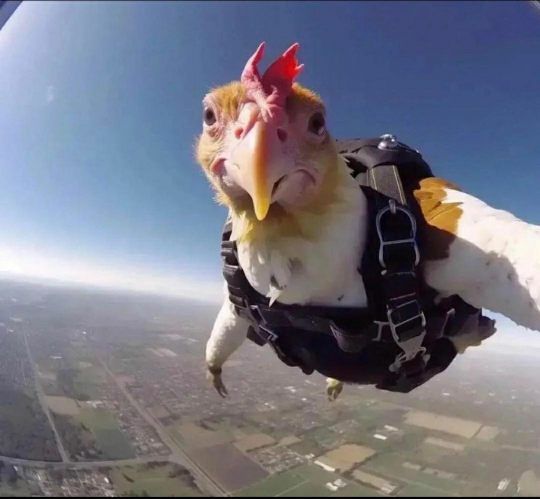
#> input picture images/pic2.jpg, 1080 x 998 px (shown at 1/2 size)
$ python tempCodeRunnerFile.py
#> lines starting #> are read from the running program, lines starting #| are printed output that depends on the picture
import cv2 as cv
import numpy as np

img = cv.imread("images/pic2.jpg")
#> img is the input picture: shape (998, 1080, 3); mean B, G, R 131.2, 118.3, 117.2
img = cv.resize(img,(int(img.shape[1]*0.3), int(img.shape[0]*0.3)), interpolation=cv.INTER_AREA)
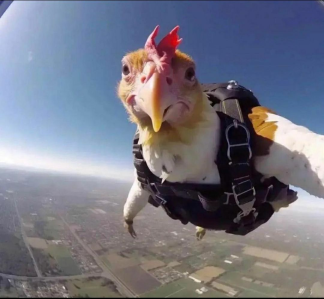
#> img: shape (299, 324, 3); mean B, G, R 131.2, 118.3, 117.2
cv.imshow("Chicken", img)

# Flipped
flip = cv.flip(img, 1) # 1,0,-1 == vertical, horizontal, both
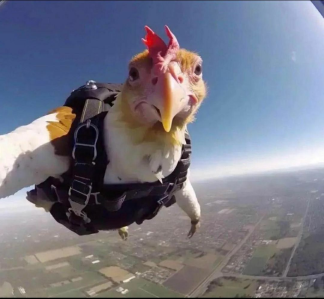
#> flip: shape (299, 324, 3); mean B, G, R 131.2, 118.3, 117.2
cv.imshow("Flipped",flip)

cv.waitKey(0)
cv.destroyAllWindows()

$ run again, with images/boy1.jpg copied over images/pic2.jpg
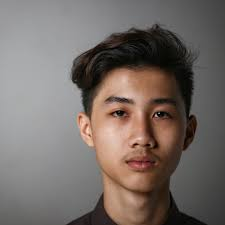
#> input picture images/boy1.jpg, 225 x 225 px
#> img is the input picture: shape (225, 225, 3); mean B, G, R 102.9, 107.9, 117.6
#> `img = cv.resize(img,(int(img.shape[1]*0.3), int(img.shape[0]*0.3)), in..`:
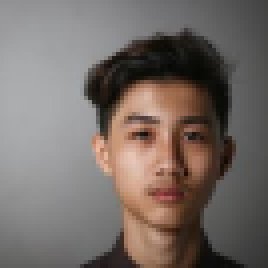
#> img: shape (67, 67, 3) (shown 4 times larger); mean B, G, R 102.9, 107.9, 117.6
#> `flip = cv.flip(img, 1)`:
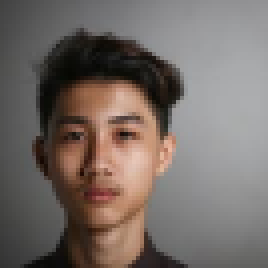
#> flip: shape (67, 67, 3) (shown 4 times larger); mean B, G, R 102.9, 107.9, 117.6

$ run again, with images/cat1.jpg copied over images/pic2.jpg
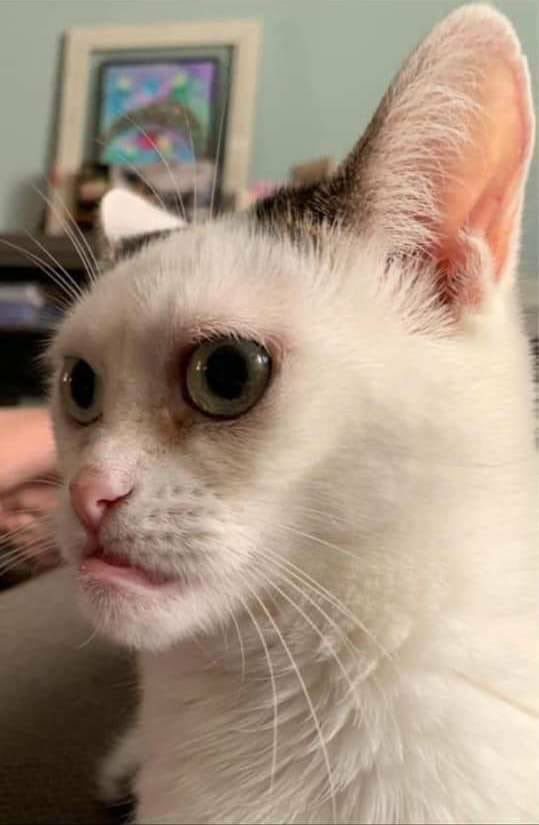
#> input picture images/cat1.jpg, 539 x 825 px
#> img is the input picture: shape (825, 539, 3); mean B, G, R 130, 147.3, 166.1
#> img: shape (247, 161, 3)
#> `flip = cv.flip(img, 1)`:
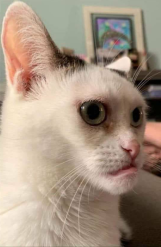
#> flip: shape (247, 161, 3); mean B, G, R 130, 147.3, 166.1

$ run again, with images/girl4.jpg copied over images/pic2.jpg
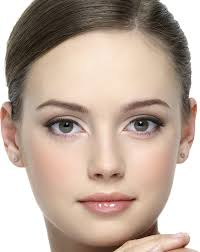
#> input picture images/girl4.jpg, 200 x 252 px
#> img is the input picture: shape (252, 200, 3); mean B, G, R 157, 170.3, 190.1
#> `img = cv.resize(img,(int(img.shape[1]*0.3), int(img.shape[0]*0.3)), in..`:
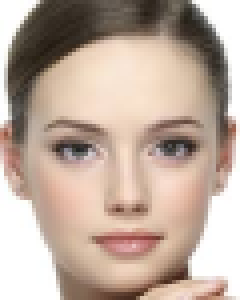
#> img: shape (75, 60, 3) (shown 4 times larger); mean B, G, R 157, 170.3, 190.1
#> `flip = cv.flip(img, 1)`:
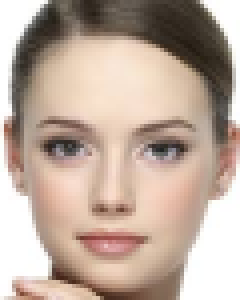
#> flip: shape (75, 60, 3) (shown 4 times larger); mean B, G, R 157, 170.3, 190.1
